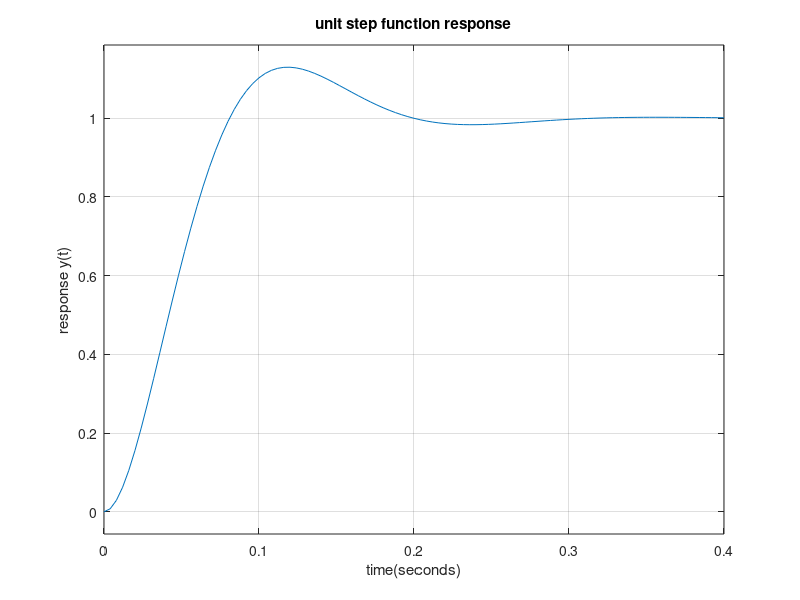

Write the MATLAB code that produced this figure.
clc; clear; close all;

%% 표준형 2차시스템에서 unit step function response plotting

% 전달함수의 분자, 분모 계수 지정
a = [1000];
b = [1 34.5 1000];

% tf()을 이용해 전달함수 설정
G = tf(a, b);

% step()을 이용해 단위계단응답을 plotting
step(G);

title('unit step function response');
xlabel('time(seconds)');
ylabel('response y(t)');
